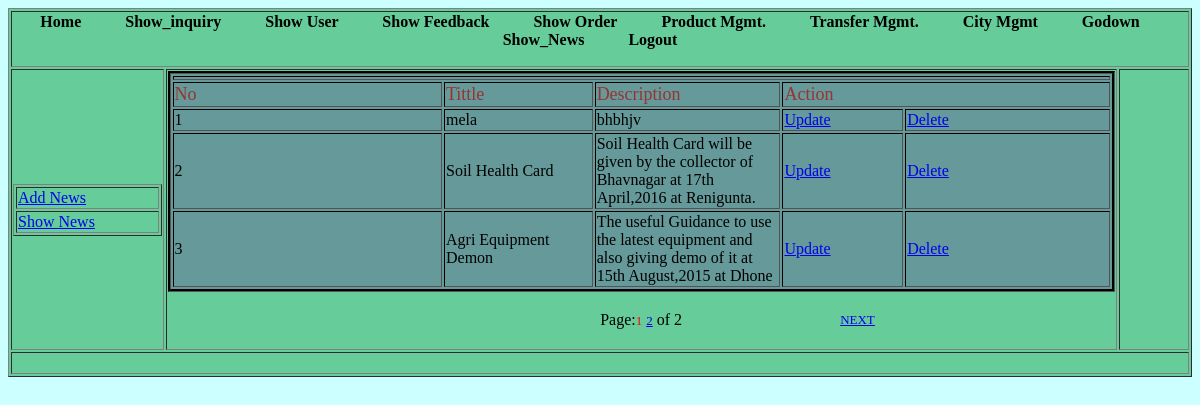
The page /Admin/show_news.php (signed in) on the database its author committed.
### tables this page shows
CREATE TABLE IF NOT EXISTS `news` (
  `nid` int(11) NOT NULL AUTO_INCREMENT,
  `tittle` varchar(20) NOT NULL,
  `description` varchar(255) NOT NULL,
  PRIMARY KEY (`nid`)
);

### Admin/show_news.php (the view, shortened to what this page needs)
<!DOCTYPE html PUBLIC "-//W3C//DTD XHTML 1.0 Transitional//EN" "http://www.w3.org/TR/xhtml1/DTD/xhtml1-transitional.dtd">
<html xmlns="http://www.w3.org/1999/xhtml">
<head>
<link rel="stylesheet" type="text/css" href="styles.css" />
<link href="*" rel="stylesheet" type="text/css" />
</head>
<?php
$page_name="show_news.php";
if(!isset($_REQUEST["start"]))
{
	$start = 0;
}
else
{
	$start = $_REQUEST["start"];
}
		$eu = ($start - 0);
		$limit = 3;
		$this1 = $eu + $limit;
		$next = $eu + $limit;
?>
<body class="body">
  <table width="100%" border="1" align="center" class="background">
    <tr>
      <td colspan="3"><?php include("header.php");?></td>
    </tr>
    <tr>
      <td width="13%"><table width="100%" border="1">
        <tr>
          <td width="20%"><a href="add_news.php">Add News </a></td>
        </tr>
        <tr>
          <td><a href="show_news.php">Show News </a></td>
        </tr>
      </table></td>
      <td width="81%">
        <table width="100%" border="1" align="center" class="table">
          <tr>
            <td colspan="5"><?php
		  ?></td>
          </tr>
          <tr>
            <td width="29%" class="font">No</td>
            <td width="16%" class="font">Tittle</td>
            <td width="20%" class="font">Description</td>
            <td colspan="2" class="font">Action</td>
          </tr>
		      <?php
		$i=1;
	$sql2 = "select * from news";
	$fetch = mysql_query($sql2) or die("query failed");
	$nume = mysql_num_rows($fetch);
	$sql_group=mysql_query("select * from news order by nid desc limit $eu,$limit ");
	if(mysql_num_rows($sql_group)>0)
	{
	while($data=mysql_fetch_array($sql_group))
	{
	?>
          <tr>
            <td><?php echo $i;?></td>
            <td><?php echo $data['tittle'];?></td>
            <td><?php echo $data['description'];?></td>
            <td width="13%"><a href="update_news.php?uid=<?php echo $data['nid'];?>">Update</a>
            </div></td>
            <td width="22%"><a href="del_news.php?did=<?php echo $data['nid'];?>">Delete</a>
              </div></td>
          </tr>
          <?php
	$i++;
	}
	?>
        </table>
      <p>
        	  	  <?php
echo "<table align = 'center' width='50%'><tr><td  align='left' width='30%'>";
	echo "</td><td align=center width='40%'>Page:";
	$l=1;
	$total=0;
	for($i=0;$i < $nume;$i=$i+$limit)
	{
		if($i <> $eu)
		{
			echo " <a href='$page_name?start=$i'><font face='Verdana' size='2'>$l</font></a> ";
		}
		else
		{
			echo "<font face='Verdana' size='2' color=red>$l</font>";
		}
		$l=$l+1;
		$total = $total+1;
	}
echo " of $total</td><td  align='right' width='40%'>";
if($this1 < $nume)
{
	echo "<a href='$page_name?start=$next'><font face='Verdana' size='2'>NEXT</font></a>";}
	echo "</td></tr></table>";
}
?>
	</p></td>
    <td width="18%">&nbsp;</td>
  </tr>
  <tr>
    <td colspan="3">&nbsp;</td>
  </tr>
</table>
</body>
</html>

### Admin/styles.css (style rules this page uses)
.body { background:#CCFFFF; }
.background { background-color:#66CC99; }
.table { background-color: #669999; border:#000000 groove; }
.font { font:Georgia, "Times New Roman", Times, serif; font-size:18px; color: #993333; }

### rows shown on the page
news: tittle "mela", description "bhbhjv"
news: tittle "Soil Health Card", description "Soil Health Card will be given by the collector of Bhavnagar at 17th April,2016 at Renigunta."
news: tittle "Agri Equipment Demon", description "The useful Guidance to use the latest equipment and also giving demo of it at 15th August,2015 at Dhone"

### other values the page prints
$total "2"
